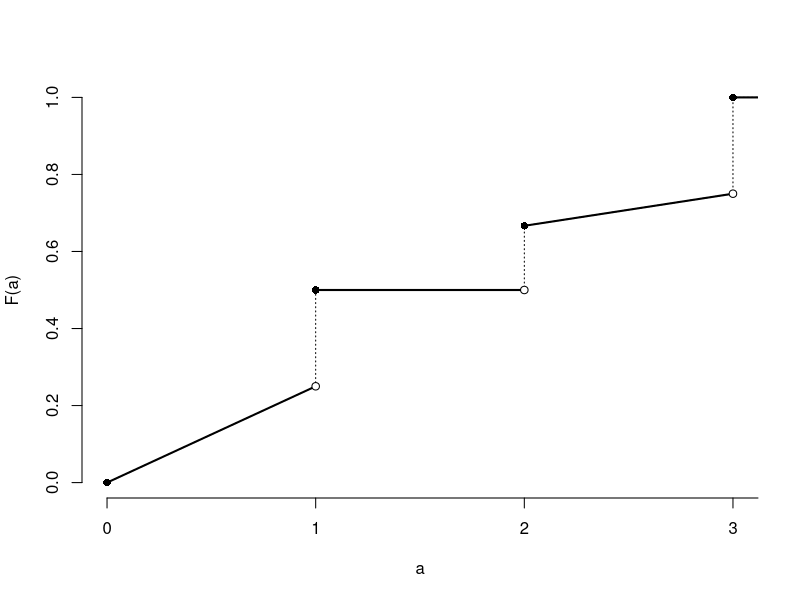

Source code (R):
#Dhatri Chennavajula
# Junyang Liu
# Sec02GroupEPS02
# plot x and y
x <- c(0,1,1,2,2,3,3,4)
y <-  c(0,1/4,1/2,1/2,2/3,3/4,1,1)
plot(x,y,xlim=c(0,3), type="l",ylim=c(0,1),axes = FALSE,ann=FALSE,lty=3)

# plot the axis
axis(side = 1, at = seq.int(0, 4, by = 1))
axis(2, at = c(0,0.2,0.4,0.6,0.8,1))
title(xlab = "a", ylab = "F(a)")

odd <- function(x) x%%2 != 0 
even <- function(x) x%%2 == 0 
s <- seq(length(x))

# draw horizontal line
segments(x[s[odd(s)]], y[s[odd(s)]], x[s[even(s)]], y[s[even(s)]], col="black", lwd=2)
# add points
points(x[s[odd(s)]], y[s[odd(s)]], pch = 16)
points(x[s[even(s)]], y[s[even(s)]], pch=21, bg = "white")


